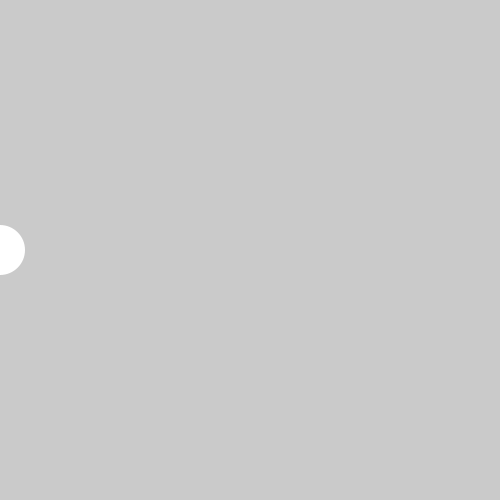
Frame 1 (no input)
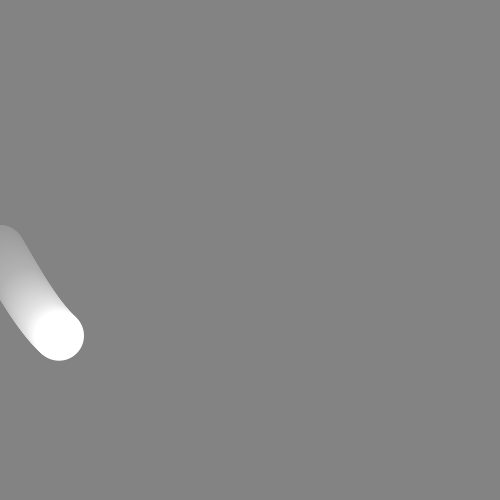
Frame 60 (the mouse pressed at the canvas centre just before this capture)
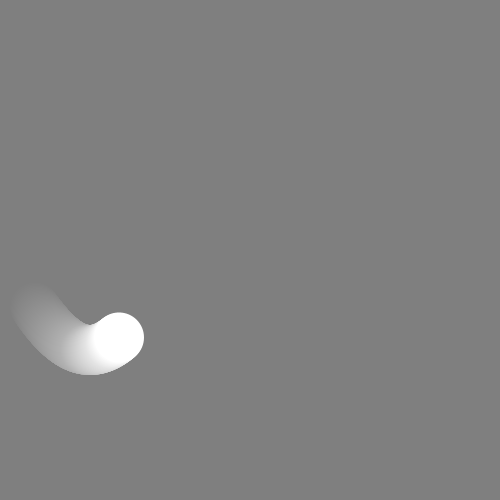
Frame 120 (the mouse held since frame 60 and released just before this capture)

The Processing sketch that drew these frames (run headless with seeded random() and noise(); from frame 60 on, the mouse is pressed at the canvas centre):

// Processing sketch: code09_10
// ── code09_10.pde
float x, y;

void setup(){
  size(500, 500);
  x = 0;
}
void draw(){
  overlay();
  fill(255);
  ellipse(x, y + height / 2, 50, 50);//円の高さをウィンドウ中央に補正
  x++;
  y = 100 * sin(radians(x)); //y = 100sin(x);
}
void overlay(){
  fill(126, 5);
  noStroke();
  rect(0, 0, width, height);
}
